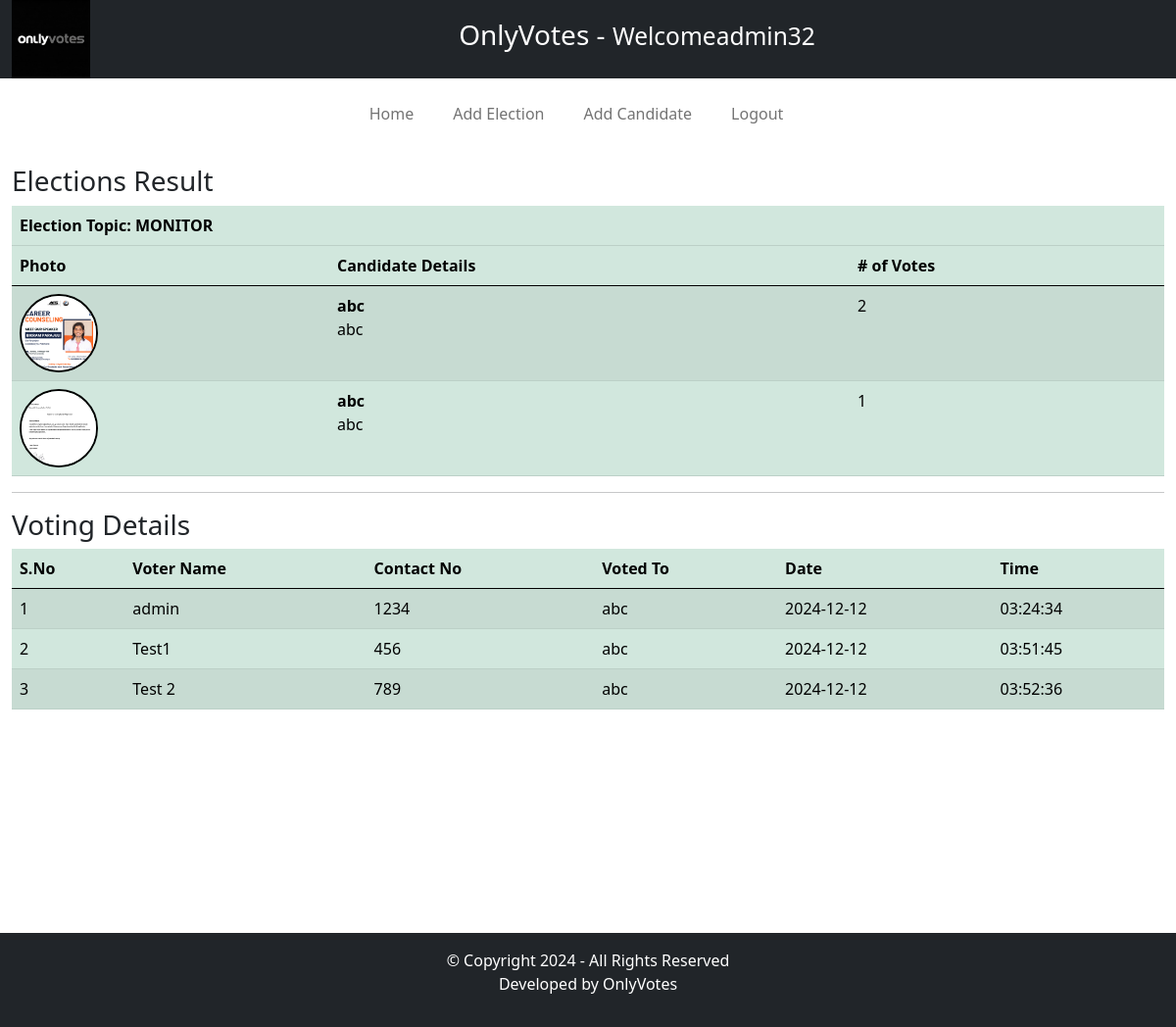
The app's page /admin/index.php?viewResult=7 (signed in) with its own data.
### tables this page shows
CREATE TABLE `elections` (
  `id` int(11) NOT NULL,
  `election_topic` varchar(255) DEFAULT NULL,
  `no_of_candidates` int(11) DEFAULT NULL,
  `starting_date` date DEFAULT NULL,
  `ending_date` date DEFAULT NULL,
  `status` varchar(45) DEFAULT NULL,
  `inserted_by` varchar(255) DEFAULT NULL,
  `inserted_on` date DEFAULT NULL
);

CREATE TABLE `candidate_details` (
  `id` int(11) NOT NULL,
  `election_id` int(11) DEFAULT NULL,
  `candidate_name` varchar(255) DEFAULT NULL,
  `candidate_detail` text DEFAULT NULL,
  `candidate_photo` text DEFAULT NULL,
  `inserted_by` varchar(255) DEFAULT NULL,
  `inserted_on` date DEFAULT NULL
);

CREATE TABLE `votings` (
  `id` int(11) NOT NULL,
  `election_id` int(11) DEFAULT NULL,
  `voters_id` int(11) DEFAULT NULL,
  `candidate_id` int(11) DEFAULT NULL,
  `vote_date` date DEFAULT NULL,
  `vote_time` time DEFAULT NULL
);

CREATE TABLE `users` (
  `id` int(11) NOT NULL,
  `username` varchar(255) DEFAULT NULL,
  `contact_no` varchar(45) DEFAULT NULL,
  `password` text DEFAULT NULL,
  `user_role` varchar(45) DEFAULT NULL
);

### admin/inc/viewResult.php (the view, shortened to what this page needs)
<?php
    $election_id = isset($_GET['viewResult']) ? intval($_GET['viewResult']) : 0;
?>
<div class="row my-3">
    <div class="col-12">
        <h3>Elections Result</h3>
        <?php
            $stmt = $db->prepare("SELECT * FROM elections WHERE id = ?");
            $stmt->bind_param("i", $election_id);
            $stmt->execute();
            $result = $stmt->get_result();
            if ($result->num_rows > 0) {
                $data = $result->fetch_assoc();
                $election_topic = htmlspecialchars($data['election_topic']);
        ?>
        <table class="table table-success table-striped">
            <thead>
                <tr>
                    <th colspan="3">Election Topic: <?php echo strtoupper($election_topic); ?></th>
                </tr>
                <tr>
                    <th>Photo</th>
                    <th>Candidate Details</th>
                    <th># of Votes</th>
                </tr>
            </thead>
            <tbody>
                <?php
                    $candidate_stmt = $db->prepare("SELECT * FROM candidate_details WHERE election_id = ?");
                    $candidate_stmt->bind_param("i", $election_id);
                    $candidate_stmt->execute();
                    $candidates_result = $candidate_stmt->get_result();
                    while ($candidate = $candidates_result->fetch_assoc()) {
                        $candidate_id = $candidate['id'];
                        $candidate_photo = htmlspecialchars($candidate['candidate_photo']);
                        $candidate_name = htmlspecialchars($candidate['candidate_name']);
                        $candidate_detail = htmlspecialchars($candidate['candidate_detail']);
                        $vote_stmt = $db->prepare("SELECT COUNT(*) AS vote_count FROM votings WHERE candidate_id = ?");
                        $vote_stmt->bind_param("i", $candidate_id);
                        $vote_stmt->execute();
                        $vote_result = $vote_stmt->get_result();
                        $votes = $vote_result->fetch_assoc()['vote_count'];
                ?>
                <tr>
                    <td><img src="<?php echo $candidate_photo; ?>" alt="Candidate Photo" style="width:80px; height:80px; border:2px solid #000; border-radius:100%;"></td>
                    <td><strong><?php echo $candidate_name; ?></strong><br><?php echo $candidate_detail; ?></td>
                    <td><?php echo $votes; ?></td>
                </tr>
                <?php
                    }
                ?>
            </tbody>
        </table>
        <?php
            } else {
                echo "<p class='text-danger'>No Active Elections</p>";
            }
        ?>
        <hr>
        <h3>Voting Details</h3>
        <?php
            $vote_stmt = $db->prepare("SELECT v.*, u.username, u.contact_no, c.candidate_name
                                       FROM votings v
                                       LEFT JOIN users u ON v.voters_id = u.id
                                       LEFT JOIN candidate_details c ON v.candidate_id = c.id
                                       WHERE v.election_id = ?");
            $vote_stmt->bind_param("i", $election_id);
            $vote_stmt->execute();
            $vote_result = $vote_stmt->get_result();
            if ($vote_result->num_rows > 0) {
                $sno = 1;
        ?>
        <table class="table table-success table-striped">
            <thead>
                <tr>
                    <th>S.No</th>
                    <th>Voter Name</th>
                    <th>Contact No</th>
                    <th>Voted To</th>
                    <th>Date</th>
                    <th>Time</th>
                </tr>
            </thead>
            <tbody>
                <?php
                    while ($vote = $vote_result->fetch_assoc()) {
                        $username = htmlspecialchars($vote['username'] ?: "No Data");
                        $contact_no = htmlspecialchars($vote['contact_no'] ?: "No Data");
                        $candidate_name = htmlspecialchars($vote['candidate_name'] ?: "No Data");
                        $vote_date = htmlspecialchars($vote['vote_date']);
                        $vote_time = htmlspecialchars($vote['vote_time']);
                ?>
                <tr>
                    <td><?php echo $sno++; ?></td>
                    <td><?php echo $username; ?></td>
                    <td><?php echo $contact_no; ?></td>
                    <td><?php echo $candidate_name; ?></td>
                    <td><?php echo $vote_date; ?></td>
                    <td><?php echo $vote_time; ?></td>
                </tr>
                <?php
                    }
                ?>
            </tbody>
        </table>
        <?php
            } else {
                echo "<p class='text-danger'>No vote details available.</p>";
            }
        ?>
    </div>
</div>

### records on screen
elections: election_topic "MONITOR"
candidate_details: candidate_photo (picture), candidate_name "abc", candidate_detail "abc", votes "2"
candidate_details: candidate_photo (picture), candidate_name "abc", candidate_detail "abc", votes "1"
votings: users.username "admin", users.contact_no "1234", candidate_details.candidate_name "abc", vote_date "2024-12-12", vote_time "03:24:34"
votings: users.username "Test1", users.contact_no "456", candidate_details.candidate_name "abc", vote_date "2024-12-12", vote_time "03:51:45"
votings: users.username "Test 2", users.contact_no "789", candidate_details.candidate_name "abc", vote_date "2024-12-12", vote_time "03:52:36"

### other values on screen
$_SESSION['username'] "admin32"
